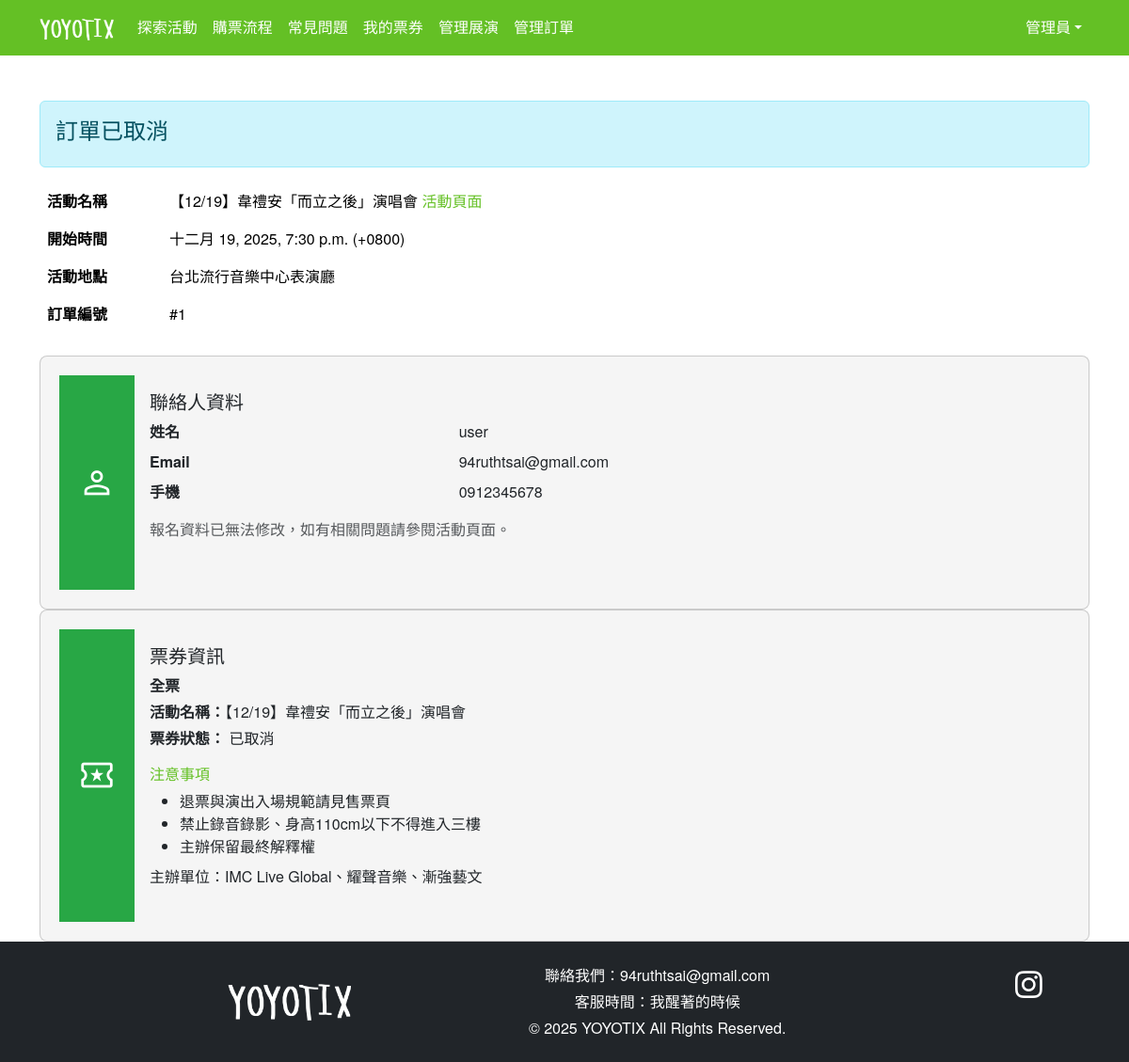
Screenshot of /user/order/1/ (signed in) with the database file from the repository.
### accounts/models.py (models this page shows, shortened)
class CustomUser(AbstractUser):
    nickname = models.CharField(max_length=30, blank=True)
    phone = models.CharField(max_length=15, blank=True, unique=True)
    birthday = models.DateField(null=True, blank=True)
    email = models.EmailField(unique=True)

### tickets/models.py (models this page shows, shortened)
class Event(models.Model):
    title = models.CharField(max_length=200, verbose_name="名稱")
    description = models.TextField(verbose_name="描述")
    main_image = models.ImageField(
    upload_to='events/',
    verbose_name="主視覺圖",
    default='events/default.png'  # 這裡是字串路徑，對應你 static 資料夾內的圖片路徑
)
    event_date = models.DateTimeField(verbose_name="演出日期")
    location = models.CharField(max_length=200, verbose_name="地點")
    organizer = models.CharField(max_length=200, verbose_name="主辦單位")
    seating_map = models.ImageField(upload_to='events/seating_maps/', null=True, blank=True, verbose_name="座位圖"  # 對應你 static 資料夾內的圖片路徑
)

class Order(models.Model):
    STATUS_CHOICES = [
        ('pending', '未結帳'),
        ('paid', '已結帳'),
        ('collected', '已取票'),
        ('cancelled', '已取消'),
    ]
    user = models.ForeignKey(settings.AUTH_USER_MODEL, on_delete=models.SET_DEFAULT, default=4)
    ticket = models.ForeignKey(Ticket, on_delete=models.CASCADE, related_name='orders')
    quantity = models.PositiveIntegerField(verbose_name="張數")  # 一次只能買一個價位的張數
    status = models.CharField(max_length=10, choices=STATUS_CHOICES, default='pending', verbose_name="狀態")
    created_at = models.DateTimeField(auto_now_add=True, verbose_name="建立時間")
    updated_at = models.DateTimeField(auto_now=True, verbose_name="更新時間")
    def is_expired(self):
            if self.status == 'pending':
                expire_time = self.created_at + timedelta(minutes=15)
                return timezone.now() > expire_time
            return False
    def auto_cancel_if_expired(self):
        if self.is_expired():
            self.status = 'cancelled'
            self.save()
            self.ticket.sold = max(self.ticket.sold - self.quantity, 0)
            self.ticket.save()

class Ticket(models.Model):
    event = models.ForeignKey(Event, on_delete=models.CASCADE, related_name='tickets')
    name = models.CharField(max_length=100, verbose_name="票種名稱", default="全票")  # 如「VIP票」、「一般票」
    price = models.DecimalField(max_digits=8, decimal_places=2, verbose_name="票價")
    quantity = models.PositiveIntegerField(verbose_name="座位數", default=0)  # 座位數量
    sold = models.PositiveIntegerField(default=0, verbose_name="已售張數")
    start_time = models.DateTimeField(verbose_name="開賣時間", default=timezone.now)  # 新增欄位

### tickets/views.py (the view, shortened to what this page needs)
# urls.py: path('user/order/<int:order_id>/', tickets.order_detail, name='order_detail'),  # 訂單詳情（需登入）
@login_required(login_url='login')
def order_detail(request, order_id):
    order = get_object_or_404(Order, id=order_id, user=request.user)
    order.auto_cancel_if_expired()  # 嘗試自動取消
    if order.status == 'pending':
        expire_time = order.created_at + timedelta(minutes=15)
        remaining_seconds = int((expire_time - timezone.now()).total_seconds())
        remaining_seconds = max(remaining_seconds, 0)  # 不要負數
    else:
        remaining_seconds = 0
    qr_codes = []
    if order.status == 'collected':
        for ticket_code in order.ticket_codes.all():
            qr_codes.append({
                'code': ticket_code.code,
                'img_data': generate_qr_base64(ticket_code.code),
            })
    return render(request, 'tickets/order_detail.html', {
        'order': order,
        'event': order.ticket.event,
        'remaining_seconds': remaining_seconds,
        'qr_codes': qr_codes,  # 將 QR 資料傳入 template
    })

### templates/tickets/order_detail.html (shortened to what this page needs)
{% extends 'base.html' %}
{% load static %}
{% block content %}
<div class="container mt-5">
  {% if order.status == 'pending' %}
    <div class="alert alert-warning">
      <h4 class="alert-heading">訂單尚未結帳</h4>
      <p>請於下單後15分鐘內結帳，超時訂單將自動取消</p>
      <span id="countdown" class="fw-bold text-danger"></span>
    </div>
  {% elif order.status == 'cancelled' %}
    <div class="alert alert-info">
      <h4 class="alert-heading">訂單已取消</h4>
    </div>
  {% else %}
    <div class="alert alert-success">
      <h4 class="alert-heading">恭喜！您已完成訂單</h4>
      <p>建議將活動加入行事曆，以免錯過精采活動喔！</p>
    </div>
  {% endif %}
  <table class="table table-borderless mb-4" style="max-width:700px;">
    <tbody>
      <tr>
        <th scope="row" style="width:130px;">活動名稱</th>
        <td>
          【{{ event.event_date|date:"m/d"}}】{{ event.title }}
          <a href="{% url 'event_detail' event.id %}">活動頁面</a>
        </td>
      </tr>
      <tr>
        <th scope="row">開始時間</th>
        <td>{{ event.event_date}} (+0800)</td>
      </tr>
      <tr>
        <th scope="row">活動地點</th>
        <td>{{ event.location }}</td>
      </tr>
      <tr>
        <th scope="row">訂單編號</th>
        <td>#{{ order.id }}</td>
      </tr>
    </tbody>
  </table>
  <div class="row">
    <div class="col-md-12 mb-12">
      <div class="card h-100 d-flex flex-row">
        <div class="d-flex align-items-center justify-content-center" style="width: 80px; background-color: #28a745;">
          <span class="material-symbols-outlined fs-1 text-white">
          </span>
        </div>
        <div class="card-body">
          <h5 class="card-title">聯絡人資料</h5>
          <dl class="row mb-0">
            <dt class="col-sm-4">姓名</dt>
            <dd class="col-sm-8">{{ order.user.get_full_name|default:order.user.username }}</dd>
            <dt class="col-sm-4">Email</dt>
            <dd class="col-sm-8">{{ order.user.email }}</dd>
            <dt class="col-sm-4">手機</dt>
            <dd class="col-sm-8">
              {% if order.user.phone %}
                {{ order.user.phone }}
              {% else %}
                無資料
              {% endif %}
            </dd>
          </dl>
          <p class="mt-2 text-muted">報名資料已無法修改，如有相關問題請參閱活動頁面。</p>
        </div>
      </div>
    </div>
    <div class="col-md-12 mb-12">
      <div class="card h-100 d-flex flex-row">
        <div class="d-flex align-items-center justify-content-center" style="width: 80px; background-color: #28a745;">
          <span class="material-symbols-outlined fs-1 text-white">
          </span>
        </div>
        <div class="card-body">
          <h5 class="card-title">票券資訊</h5>
          <p class="mb-1"><strong>{{ order.ticket.name }}</strong></p>
          <p class="mb-1"><strong>活動名稱：</strong>【{{ event.event_date|date:"m/d" }}】{{ event.title }}</p>
          <p class="mb-1"><strong>票券狀態：</strong>
            {% if order.status == 'pending' %}
              未付款
            {% elif order.status == 'paid' %}
              已付款未取票
            {% elif order.status == 'collected' %}
              已取票
            {% elif order.status == 'cancelled' %}
              已取消
            {% endif %}
          </p>
          <h6 class="mt-3">注意事項</h6>
          <ul class="mb-2">
            <li>退票與演出入場規範請見售票頁</li>
            <li>禁止錄音錄影、身高110cm以下不得進入三樓</li>
            <li>主辦保留最終解釋權</li>
          </ul>
          <p class="mb-0">主辦單位：{{ event.organizer }}</p>
        </div>
      </div>
    </div>
  </div>
</div>
{% endblock %}

### templates/includes/header.html (shortened to what this page needs)
{% load static %}
<header>
  <nav class="navbar navbar-expand-lg navbar-animated" style="background-color: #64c025;">
  <div class="container">
    <a class="navbar-brand" href="/">
      <img src="{% static 'image/YOYOTIX_text_white_big.png' %}" height="30" alt="YOYOTIX Logo">
    </a>
    <div class="collapse navbar-collapse" id="navbarNav">
      <ul class="navbar-nav me-auto mb-2 mb-lg-0">
        <li class="nav-item"><a class="nav-link" href="/events">探索活動</a></li>
        <li class="nav-item"><a class="nav-link" href="{% url 'strategy' %}">購票流程</a></li>
        <li class="nav-item"><a class="nav-link" href="{% url 'message_list' %}">常見問題</a></li>
        {% if user.is_authenticated %}
          <li class="nav-item"><a class="nav-link" href="{% url 'user_order_list_ads' %}">我的票券</a></li>
        {% endif %}
        {% if user.is_superuser %}
          <li class="nav-item"><a class="nav-link text-danger" href="/admin/">管理展演</a></li>
          <li class="nav-item"><a class="nav-link text-danger" href="/admin/tickets/order/">管理訂單</a></li>
        {% endif %}
      </ul>
      <ul class="navbar-nav">
        {% if user.is_authenticated %}
        <li class="nav-item dropdown">
          <a class="nav-link dropdown-toggle" href="#" id="userDropdown" role="button" data-bs-toggle="dropdown"
            aria-expanded="false">{{ user.nickname|default:user.username }}</a>
        </li>
        {% else %}
        <li class="nav-item"><a class="nav-link" href="/user/register">註冊</a></li>
        <li class="nav-item"><a class="nav-link" href="/user/login">登入</a></li>
        {% endif %}
      </ul>
    </div>
  </div>
</nav>
</header>

### static/css/style.css (style rules this page uses)
:root { --main-color: #64c025; --text-color: #000000; --background-color: #ffffff; --secondary-color: #f5f5f5; --hover-color: #4e9d1e; }
body { background-color: var(--background-color); color: var(--text-color); font-family: 'Helvetica Neue', Helvetica, Arial, sans-serif; }
h3, h4, h5, h6 { color: var(--main-color); }
a { color: var(--main-color); text-decoration: none; }
.navbar { background-color: var(--main-color); }
.navbar .nav-link, .navbar .navbar-brand, .navbar .dropdown-toggle { color: white !important; }
.section, .card { background-color: var(--secondary-color); padding: 20px; border-radius: 8px; margin-bottom: 20px; }
html { scroll-behavior: smooth; }

### templates/includes/header.html (style rules this page uses)
.navbar-animated { background: linear-gradient(to right, #64c025, #356f2b); animation: navbarGradientIn 1.8s ease-out forwards; }

### rows the page displays
CustomUser: nickname "管理員"
Event: event_date "12/19", title "韋禮安「而立之後」演唱會", event_date "十二月 19, 2025, 7:30 p.m.", location "台北流行音樂中心表演廳", organizer "IMC Live Global、耀聲音樂、漸強藝文"
Order: id "1", user.get_full_name "user", user.email "94ruthtsai@gmail.com", user.phone "0912345678", ticket.name "全票"
